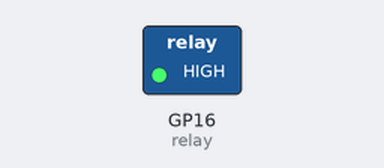
Recording of a program running on a simulated Raspberry Pi Pico running MicroPython. On the bench: switched loads named in the program (green lamp = pin HIGH). Dashed ring = blinking. What the program prints to the serial console is not drawn.

Above: at 0.5 s.
Timing chart, 0 to 4.6 s (numbered marks = the images above):
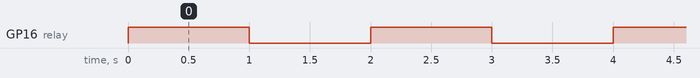

Measured:
- by itself, GP16 (relay): alternates HIGH for 1.0 s and LOW for 1.0 s

The program:

relay.py
```python
from machine import Pin
import time


def control_relay():
    relay = Pin(16, Pin.OUT)  # Use the correct GPIO pin for your relay module

    print("Press Ctrl+C to stop")

    try:
        while True:
            relay.value(1)
            print("Relay ON")
            time.sleep(1)
            relay.value(0)
            print("Relay OFF")
            time.sleep(1)

    except KeyboardInterrupt:
        print("\nProgram stopped. Exiting...")
        relay.value(0)


if __name__ == "__main__":
    control_relay()
```
